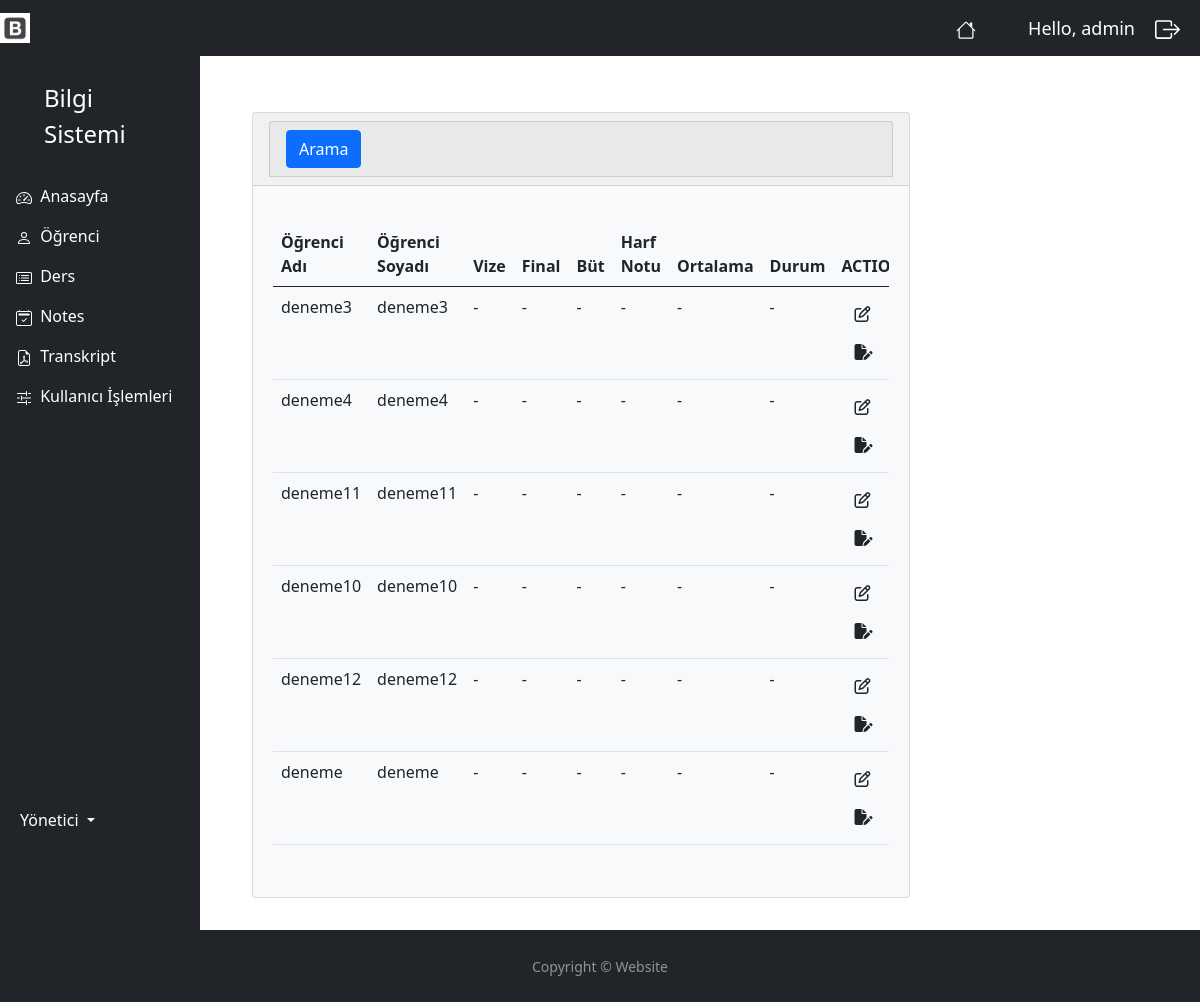
/lesson_period/3/ (signed in), run on the app's committed database.
### myapp/models.py (models this page shows, shortened)
class Student(models.Model):
    user =models.OneToOneField(User, blank=True, null=True, on_delete=models.CASCADE)
    name = models.CharField(max_length=50, null=True)
    surname = models.CharField(max_length=50, null=True)
    num = models.IntegerField(null=True, blank=True)
    grade = models.IntegerField(null=True, blank=True)
    profile_pic = models.ImageField(default="user.jpeg", null=True, blank=True)
    department = models.ManyToManyField(Department)

### myapp/decorators.py (the view)
        def wrapper_func(request, *args, **kwargs):
            group =None
            if request.user.groups.exists():
                group = request.user.groups.all()[0].name
            if group in allowed_roles:
                return view_func(request, *args, **kwargs)
            else:
                return HttpResponse('You are not authorized to view this page')

### myapp/views.py (called while the page is built)
@login_required(login_url='login')
@allowed_users(allowed_roles=['admin'])
def lessonPeriod(request, pk):
    lesson = Lesson.objects.get(id=pk)
    lessons = lesson.student.all()
    notes = lesson.notes_set.all()
    notess = Notes.objects.all()
    myFilter = NotesFilter(request.GET, queryset=notess)
    notess = myFilter.qs
    context = {
        'lessons':lessons,
        'lesson':lesson,
        'notes':notes,
        'notess':notess,
    }
    return render(request, 'accounts/lesson_period.html', context)

### myapp/templates/accounts/lesson_period.html (shortened to what this page needs)
{% extends 'accounts/main.html' %}
{% block content %}
    <br>
<div class="container-fluid">
    <div class="row">
        <div class="col-md-9">
          <div class="card bg-light ms-3 me-3 mb-3">
                <div class="card-header">
                    <div class="col">
                        <div class="card card-header">
                            <form method="get">
                                <button class="btn btn-primary" type="submit">Arama</button>
                            </form>
                        </div>
                    </div>
                </div>
          {% if lessons %}
                <div class="card-body m-1">
                    <p class="card-text">
                        <div class="table-responsive">
                            <table class="table table-hover">
                                <thead>
                                    <tr>
                                        <th scope="col">Öğrenci Adı</th>
                                        <th scope="col">Öğrenci Soyadı</th>
                                        <th scope="col">Vize</th>
                                        <th scope="col">Final</th>
                                        <th scope="col">Büt</th>
                                        <th scope="col">Harf Notu</th>
                                        <th scope="col">Ortalama</th>
                                        <th scope="col">Durum</th>
                                        <th scope="col">ACTION</th>
                                    </tr>
                                </thead>
                                <tbody>
                                {% if lessons %}
                                    {% if notes %}
                                        {% for note in notes %}
                                           <tr>
                                                <td>{{ note.student.name }}</td>
                                                <td>{{ note.student.surname }}</td>
                                                <td>{{ note.vise }}</td>
                                                <td>{{ note.final }}</td>
                                                <td>{{ note.mkexam }}</td>
                                                <td>{{ note.lettergrade }}</td>
                                                <td>{{ note.ort }}</td>
                                                <td>{{ note.status }}</td>
                                                <td>
                                                    <a class="btn btn me-1" href="{% url 'lesson_period_edit' note.id %}">
                                                <i class="fa-regular fa-pen-to-square"></i>
                                            </a>
                                                </td>
                                           </tr>
                                        {% endfor %}
                                    {% else %}
                                        {% for note in lessons %}
                                            <tr>
                                                <td>{{ note.name }}</td>
                                                <td>{{ note.surname }}</td>
                                                <td>-</td>
                                                <td>-</td>
                                                <td>-</td>
                                                <td>-</td>
                                                <td>-</td>
                                                <td>-</td>
                                                <td>
                                                    <a class="btn btn me-1" href="{% url 'lesson_period_edit' note.id %}">
                                                        <i class="fa-regular fa-pen-to-square"></i>
                                                    </a>
                                                    <a class="btn btn me-1" href="{% url 'lesson_period_add' %}">
                                                        <i class="fa-solid fa-file-pen"></i>
                                                    </a>
                                                </td>
                                            </tr>
                                        {% endfor %}
                                    {% endif %}
                                {% endif %}
                                </tbody>
                            </table>
                        </div>
                    </p>
                </div>
            </div>
                {% else %}
                    <p></p>
                    <h5 class="alert alert-primary ms-4 me-4">Öğrenci Kaydı Yok</h5>
                {% endif %}
        </div>
    </div>
</div>
{% endblock content %}

### myapp/templates/accounts/navbar.html (shortened to what this page needs)
{% load static %}
<nav class="navbar navbar-expand-lg navbar-dark bg-dark">
  <a href="{% url 'index' %}"><img  width="30" height="30" class="d-inline-block align-top" alt=""  src="{% static 'images/icon.jpeg' %}"></a>
    <span><a href="/" class="nav-link text-white align-middle px-5">
          </a>
    </span>
    <span class="hello-msg">Hello, {{ request.user }} </span>
    <span ><a  class="hello-msg " href="{% url 'logout' %}">
        </a>
    </span>
</nav>

### static/css/main.css (style rules this page uses)
body { background-color: #ebeff5; }

### myapp/templates/accounts/navbar.html (style rules this page uses)
.hello-msg { font-size: 18px; color: #fff; margin-right: 20px; }

### myapp/templates/accounts/footer.html (style rules this page uses)
html, body { height: 100%; }

### data on the page
Student: name "deneme3", surname "deneme3"
Student: name "deneme4", surname "deneme4"
Student: name "deneme11", surname "deneme11"
Student: name "deneme10", surname "deneme10"
Student: name "deneme12", surname "deneme12"
Student: name "deneme", surname "deneme"

### other printed values
{{ request.user }} "admin"
